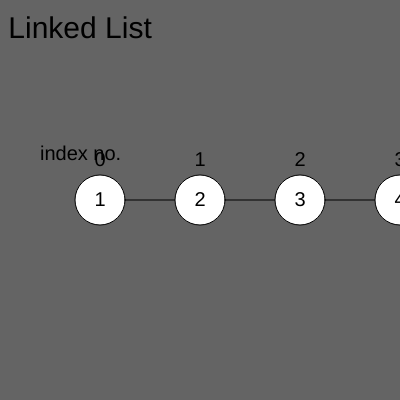
Frame 1 (no input)
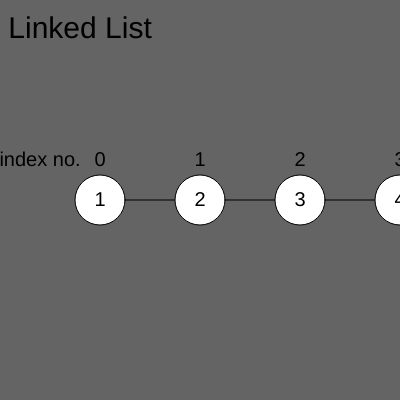
Frame 60 (no input)
Frame 120 (the mouse pressed at the canvas centre since frame 60): identical to frame 60, image omitted

The p5.js sketch that drew these frames (run headless with seeded random() and noise() and a simulated clock; from frame 60 on, the mouse is pressed at the canvas centre):

// p5.js sketch
// ── sketch.js
let right,left,xpos=0,ll,addatindex,rev,butt,gx,rem,butt2

function setup(){
    createCanvas(400, 400)
    left=createButton('left')
    right=createButton('right')
    createDiv('Add at index')
    addatindex=createInput().attribute('placeholder','eg:3 23')
    butt=createButton('add')
    rev=createButton('reverse linked list').attribute('style','display:block;margin-top:2em;margin-bottom:2em;')
    createDiv('Remove from index')
    rem=createInput().attribute('placeholder','eg:3')
    butt2=createButton('remove')
    rev.mousePressed(()=>{
        ll.reverse()
    })
    butt.mousePressed(()=>{
        let val=addatindex.value()
        if(val){
            val=val.split(' ')
            ll.addAtIndex(val[0],val[1])
        }
        else{
            alert('please enter something to add')
        }
    })  
    butt2.mousePressed(()=>{
        let val=rem.value()
        if(val){
            ll.removeFromIndex(val)
        }
        else{
            alert('please enter an index to remove')
        }
    })   
    left.mousePressed(()=>{
        if(xpos){
            xpos+=50
        }
    })
    right.mousePressed(()=>{
        if(xpos>-gx+width/2){
            xpos-=50
        }
    })
    ll=LinkedList.fromArray([1,2,3,4])
}

function draw(){
    background(100)
    translate(xpos, 0)
    ll.show()
    push()
    textSize(30)
    text('Linked List', 80, 30)
    pop()
}
// ── LinkedList.js
class Node{
    constructor(v){
        this.val=v
        this.next=null
    }

}
class LinkedList{
    constructor(){
        this.start=null
    }

    static fromArray(arr){
        let list=new LinkedList()
        arr.forEach(e=>{
            list.addNode(e)
        })
        return list
    }

    toArray(){
        let arr=[]
        if(this.start==null){
            return arr
        }else{
            get(this.start)
        }
        function get(n){
            arr.push(n.val)
            if(n.next!=null){
                get(n.next)
            }
        }
        return arr
    }
    addNode(v){
        if(this.start==null){
            let node=new Node(v)
            this.start=node
        }else{
            add(this.start,v)
        }
        function add(n,v){
            if(n.next==null){
                let node=new Node(v)
                n.next=node
            }else{
                add(n.next,v)
            }
        }
    }
    
    addAtStart(v){
        let node=new Node(v)
        if(this.start==null){
            this.start=node
        }else{
            let list=this.start
            this.start=node
            node.next=list
        }
    }

    addAtIndex(i,v){
        if(i==0){
            let node=new Node(v)
            let rest=this.start
            this.start=node
            node.next=rest
        }else{
            i--
            add(this.start)
        }
        function add(n){
            if(i==0){
                LinkedList.addAfterNode(n,v)
            }
            else if(n.next==null){
                LinkedList.addAfterNode(n,v)
            }else{
                i--
                add(n.next)
            }
        }
    }

    removeFromIndex(i){
        if(i==0){
            this.start=this.start.next
        }else{
            i--
            remove(this.start)
        }
        function remove(n){
            if(n.next==null){
                return
            }else if(i==0){
                n.next=n.next.next
            }else{
                i--
                remove(n.next)
            }
        }
    }
    static addAfterNode(n,v){
        let node=new Node(v)
        let rest=n.next
        n.next=node
        node.next=rest
    }

    reverse(){
        let arr=this.toArray()
        let list=LinkedList.fromArray(arr.reverse()) 
        this.start=list.start
    }

    show(){
        let x=100,y=width/2
        let arr=this.toArray()
        textSize(20)
        text('index no.',40,y-40)
        textAlign(CENTER, CENTER)
        arr.forEach((e,i)=>{
            text(i,x,y-40)
            if(i<arr.length-1){
                line(x+25, y, x+75, y)
            }
            ellipse(x, y, 50)
            text(e, x, y) 
            x+=100
        })
        gx=x-100
    }

}
